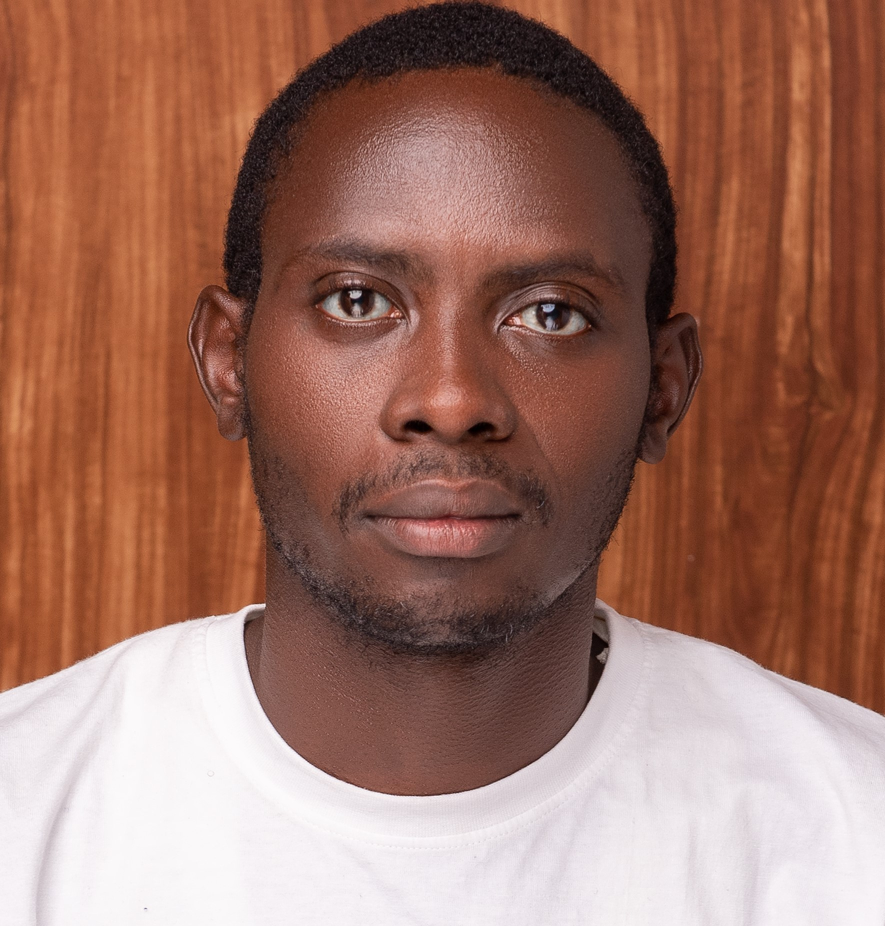
#> input picture scientific_programming_with_python/numpy/pass1.jpg, 1770 x 1852 px (shown at 1/2 size)
$ jupyter execute --allow-errors practice.ipynb   (shell and % lines are left out)
#> lines starting #> are read from the running program, lines starting #| are printed output that depends on the picture; after the words box and inside, x2 and y2 are one past the last pixel; in counts of white or black regions, pixels touching at a corner belong together
[cell 1]
import numpy as np
nums = np.array([[2, 3], [4, 4]])
row = nums.reshape((1, 4))
row

[cell 2]
col = nums.reshape((4, 1))
col

[cell 3]
arr = np.arange(0, 9)
arr

[cell 4]
arr.reshape((1, 9))

[cell 5]
arr.reshape(9, 1)

[cell 6]
arr[:, np.newaxis]

[cell 7]
arr[np.newaxis, :]

[cell 8]
def get_row(two_dim):
    return [row for row in two_dim]
def get_col(two_dim):
    return [col for col in two_dim.T]
a = np.array([[5, 0, 3, 3],
 [7, 9, 3, 5],
 [2, 4, 7, 6],
 [8, 8, 1, 6]])

[cell 9]
np.array([2, 3, 5]) # One dim

[cell 10]
np.array([[2, 43], [6, 8]]) # two dim

[cell 11]
np.array([[[2, 3], [3, 5]]])

[cell 12]
#helper functions
np.zeros((2, 3), dtype='int')

[cell 13]
np.ones((2, 3), dtype='int')

[cell 14]
np.full((2, 3), fill_value=8)

[cell 15]
np.empty((2, 3))

[cell 16]
np.arange(0, 10, 2)

[cell 17]
np.arange(1, 10, 2)

[cell 18]
np.linspace(1, np.pi, 10, endpoint=False)

[cell 19]
np.random.random((2, 3))

[cell 20]
np.random.normal(0, 1, (2, 3))

[cell 21]
np.random.normal(2, 4, (3, 3))

[cell 22]
np.random.randint(1, 5, (3, 4))

[cell 23]
np.random.seed(0)
print(np.random.randint(0, 100, 10))
print(np.random.normal(0, 1, 10))

[cell 24]
new_generator = np.random.RandomState(seed=123)  # RandomState is a class, so we give the seed to its constructor
new_generator.randint(0, 100, 10)

[cell 25]
def info(name, a):
    print(f"{name} has dim {a.ndim}, shape {a.shape}, size {a.size}, and dtype {a.dtype}:")
    print(a)

[cell 26]
b=np.array([[1,2,3], [4,5,6]])
info("b", b)

[cell 27]
a=np.arange(9)
anew=a.reshape(3,3)
info("anew", anew)
info("a", a)

[cell 28]
a = np.arange(0, 4)
row = a.reshape((1, 4))
col = a.reshape((4, 1))

[cell 29]
info('a', a)

[cell 30]
info('row', row)

[cell 31]
info('col', col)

[cell 32]
info('col', a[:, np.newaxis])

[cell 33]
info('row', a[np.newaxis, :])

[cell 34]
ab = np.arange(0, 4)
ab

[cell 35]
bc = np.array([0, 67, 3])

[cell 36]
np.concatenate((ab, bc))

[cell 37]
w = np.arange(1, 10).reshape(3, 3)
w

[cell 38]
v = np.array([[3, 5, 8], [2, 4, 9]])

[cell 39]
np.concatenate((w, v))

[cell 40]
t = np.arange(1, 13).reshape(2, 2, 3)
t

[cell 41]
e = np.arange(1, 7).reshape(1, 2, 3)
np.concatenate((e, t))

[cell 42]
x = np.arange(1, 10).reshape(3, 3)
y = np.array([[2, 5, 4], [4, 6, 8], [0, 8, 1], [4, 6, 9], [7, 4, 6]])

[cell 43]
np.concatenate((x, y))

[cell 44]
s = np.arange(0, 5).reshape((1, 5))
c = s.reshape((5, 1))
c

[cell 45]
np.concatenate((c, y), axis=1)

###  stack

[cell 46]
a = np.arange(0, 4)
a

[cell 47]
b = np.arange(1, 5)
b

[cell 48]
np.stack((a, b))

[cell 49]
np.concatenate((a, b))

[cell 50]
np.stack((a, b), axis= 1)

[cell 51]
d = np.arange(0, 12).reshape((2, 6))
d

[cell 52]
np.split(d, 2, axis=1)

[cell 53]
np.split(d, 2)

[cell 54]
def get_row_vectors(array):
    _, m = np.array(array).shape
    return [np.array(row).reshape(1, m) for row in array]
a = [[5, 0, 3],
  [3, 7, 9]]
print(get_row_vectors(a))
def get_column_vector(array):
    n, _ = np.array(array).shape
    return[np.array(col).reshape(n, 1) for col in np.array(array).T]
get_column_vector(a)

[cell 55]
import numpy as np

def diamond(n):
    # Create the first half of the diamond using np.eye and concatenate
    upper = np.eye(n, dtype=int)
    lower = np.flipud(upper)

    # Combine to form the full diamond shape
    diamond_array = np.concatenate((upper, lower[1:]), axis=0)
    diamond_array = np.concatenate((diamond_array, np.fliplr(diamond_array[:, :-1])), axis=1)

    return diamond_array

# Test the function
print(diamond(3))
print(diamond(1))

[cell 56]
n = 3
a = np.eye(n)
a

[cell 57]
np.flipud(a)

[cell 58]
np.random.seed(0)
a=np.random.randint(-100, 100, (4,5))
print(a)
print(f"Minimum: {a.min()}, maximum: {a.max()}")
print(f"Sum: {a.sum()}")
print(f"Mean: {a.mean()}, standard deviation: {a.std()}")

[cell 59]
np.random.seed(9)
b=np.random.randint(0, 10, (3,4))
print(b)
print("Column sums:", b.sum(axis=0))
print("Row sums:", b.sum(axis=1))

[cell 60]
a=np.arange(1000)
np.sum(a)

[cell 61]
import numpy as np

def vector_lengths(vectors):
    """
    Calculate the Euclidean norm (length) of each vector in a 2D array.

    Parameters:
    vectors (numpy.ndarray): A 2D array of shape (n, m) where each row is a vector.

    Returns:
    numpy.ndarray: A 1D array of shape (n,) containing the length of each vector.
    """
    # Calculate the square of each element in the array
    squared_elements = np.square(vectors)

    # Sum the squared elements along each row (axis=1)
    sum_of_squares = np.sum(squared_elements, axis=1)

    # Calculate the square root of the sum of squares
    lengths = np.sqrt(sum_of_squares)

    return lengths

def main():
    # Test the function
    vectors = np.array([[1, 2, 3], [4, 5, 6], [7, 8, 9]])
    print(vector_lengths(vectors))

if __name__ == "__main__":
    main()

[cell 62]
import numpy as np

def vector_angles(X, Y):
    """
    Calculate the angles between corresponding vectors in two arrays.

    Parameters:
    X (numpy.ndarray): A 2D array of shape (n, m) where each row is a vector.
    Y (numpy.ndarray): A 2D array of shape (n, m) where each row is a vector.

    Returns:
    numpy.ndarray: A 1D array of shape (n,) containing the angles between vectors in degrees.
    """
    # Calculate the inner product of corresponding vectors
    inner_products = np.sum(X * Y, axis=1)

    # Calculate the norms of vectors in X and Y
    norms_X = np.sqrt(np.sum(np.square(X), axis=1))
    norms_Y = np.sqrt(np.sum(np.square(Y), axis=1))

    # Calculate the cosine of the angles
    cos_angles = inner_products / (norms_X * norms_Y)

    # Clip the cosine values to the range [-1.0, 1.0] to avoid errors
    cos_angles = np.clip(cos_angles, -1.0, 1.0)

    # Calculate the angles in radians using arccos
    angles_radians = np.arccos(cos_angles)

    # Convert the angles from radians to degrees
    angles_degrees = np.degrees(angles_radians)

    return angles_degrees

def main():
    # Test the function
    X = np.array([[1, 2, 3], [4, 5, 6], [7, 8, 9]])
    Y = np.array([[9, 8, 7], [6, 5, 4], [3, 2, 1]])
    print(vector_angles(X, Y))

if __name__ == "__main__":
    main()

[cell 63]
np.arange(3) + np.array([4])

[cell 64]
np.arange(3) + 4

[cell 65]
a=np.full((3,3), 5)
b=np.arange(3)
print("a:", a, sep="\n")
print("b:", b)
print("a+b:", a+b, sep="\n")

### comparison and masking

[cell 66]
import numpy as np
a = np.array([5, 8, 4])
b = np.arange(2, 5)
print(a, b)

[cell 67]
c = a > b
c

[cell 68]
np.any(c)

[cell 69]
np.all(c)

[cell 70]
np.sum(c)

[cell 71]
import pandas as pd
#> (the rest of this cell did not finish here and is left out)

[cell 72]
print('sum less than zero ', np.sum(b < 0))
print('sum greater or equal to zero ', np.sum(b >= 0))
#> (the rest of this cell did not finish here and is left out)

[cell 73]
print('sum of greater than zero and less than ten: ', np.sum((b > 0) & (b < 10)))

[cell 74]
cb = b > 0
print(b[cb][:10])

[cell 75]
true = b > 0
b[~true] = 0
b

[cell 76]
def column_comparison(arr):
    # Compare the values in the second column (index 1) with the values in the second last column (index -2)
    result = arr[arr[:, 1] > arr[:, -2]]
    return result
array = np.array([[8, 9, 3, 8, 8],
                      [0, 5, 3, 9, 9],
                      [5, 7, 6, 0, 4],
                      [7, 8, 1, 6, 2],
                      [2, 1, 3, 5, 8]])
column_comparison(array)

[cell 77]
np.random.seed(0)
a=np.random.randint(0, 20,20)
a2=np.array([a[2], a[5], a[7]])
print(a)
print(a2)

[cell 78]
idx=[2,5,7]           # List of indices
print(a[idx])         # In fancy indexing in place of a single index, we can provide a list of indices
print(a[[2,5,7]])     # Or directly

[cell 79]
x = np.arange(0, 9)
x

[cell 80]
idx = [0, 3, 5]
x[idx]

[cell 81]
idxx = [5, 7, 2]
x[idxx] = 0
x

[cell 82]
y = np.arange(16).reshape((4, 4))
y

[cell 83]
row_idx = [1, 3]
col_idx = [0, 2]
print(y[row_idx])
print(y[col_idx])

[cell 84]
# second row: fourth element
# first row: third element
y[row_idx, col_idx]

[cell 85]
z = np.arange(1, 17).reshape((4, 4))
z

[cell 86]
row2=np.array([[0, 0], [2,2]])
col2=np.array([[1,3], [1,3]])

[cell 87]
z[row2, col2]

[cell 88]
z[:, [0, 1]]

[cell 89]
a = np.array([90, 0, 6])
print(a)
np.sort(a)

[cell 90]
np.random.seed(45)
a = np.random.randint(0, 16, (4, 4))
a

[cell 91]
b = np.sort(a, axis=0)
b

[cell 92]
c = np.sort(b, axis=1)
c

[cell 93]
a=np.array([23,12,47,35,59])
print("Array a:", a)
idx = np.argsort(a)
print("Indices:", idx)

[cell 94]
import numpy as np
np.random.seed(0)
a=np.random.randint(0,10, (3,2))
b=np.random.randint(0,10, (2,4))
print(a)
print(b)

[cell 95]
def info(name, a):
    print(f"{name} has dim {a.ndim}, shape {a.shape}, size {a.size}, and dtype {a.dtype}:")
    print(a)

[cell 96]
c=np.matmul(a,b)
info("c", c)

[cell 97]
a@b

[cell 98]
s=np.array([[1, 6, 7],
 [7, 8, 1],
 [5, 9, 8]])
print("Original matrix:", s, sep="\n")
s_inv = np.linalg.inv(s)
print("Inverted matrix:", s_inv, sep="\n")
print("Matrix product:", s @ s_inv, sep="\n")                            # This should be pretty close to the identity matrix np.eye(3)
print("Matrix product the other way:", s_inv @ s, sep="\n")

[cell 99]
import matplotlib.pyplot as plt
import numpy as np

[cell 100]
painting = plt.imread('pass1.jpg')
#> painting is the input picture: shape (1852, 1770, 3); mean R, G, B 157.8, 113.6, 99.3
print(painting.shape)
#| (1852, 1770, 3)
# [4 lines of commented-out code are left out]
print(f'last row: f{painting[1851, [3, 78]]}')
#| last row: f[[246 241 245]
#|  [212 201 207]]
print(f'The image consist of {painting.shape[0] * painting.shape[1]} pixels')
#| The image consist of 3278040 pixels
plt.imshow(painting);

[cell 101]
plt.imshow(painting[:, ::-1])
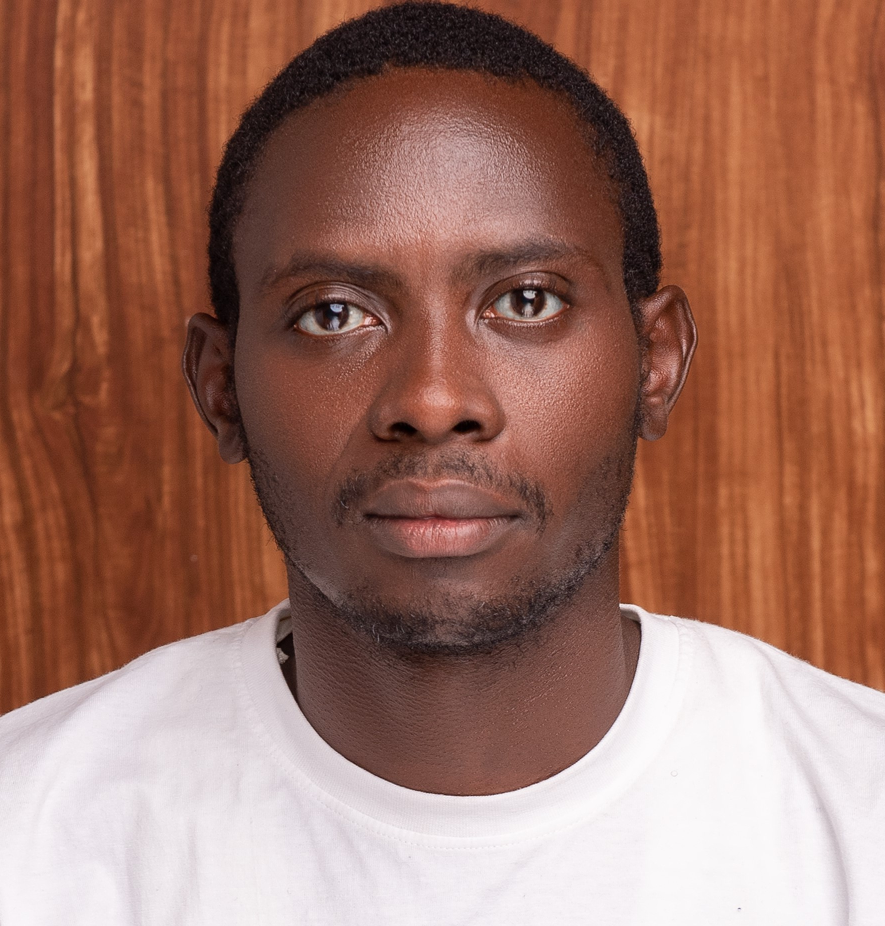
#> shown: shape (1852, 1770, 3) (shown at 1/2 size); mean R, G, B 157.8, 113.6, 99.3

[cell 102]
painting1 = painting.copy()
painting1[0:40, :, :] = 0.6
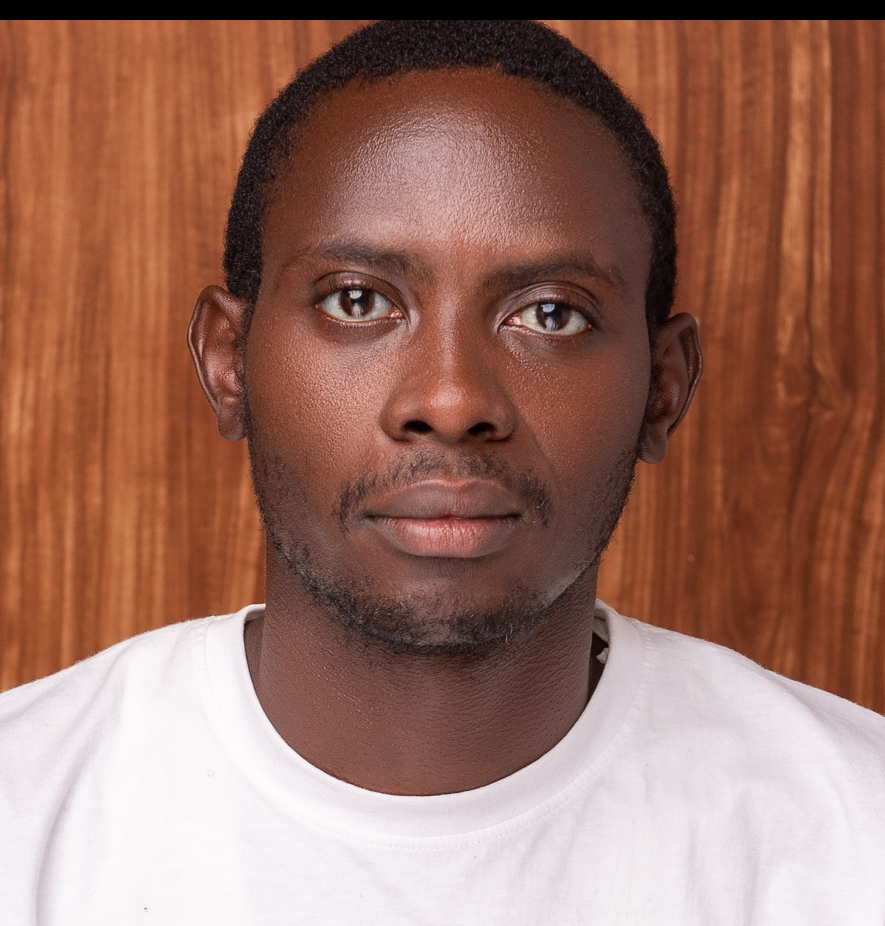
#> painting1: shape (1852, 1770, 3) (shown at 1/2 size); 2.16% of pixels changed, all inside (x1, y1, x2, y2) = (0, 0, 1770, 40)
plt.imshow(painting1)

[cell 103]
def fadex(image):
    _, width = image.shape[:2]
#> width = 1770
    m = np.linspace(0, 1, width).reshape(1, width, 1)
#> m = 1770 values from 0 to 1
    result = image * m
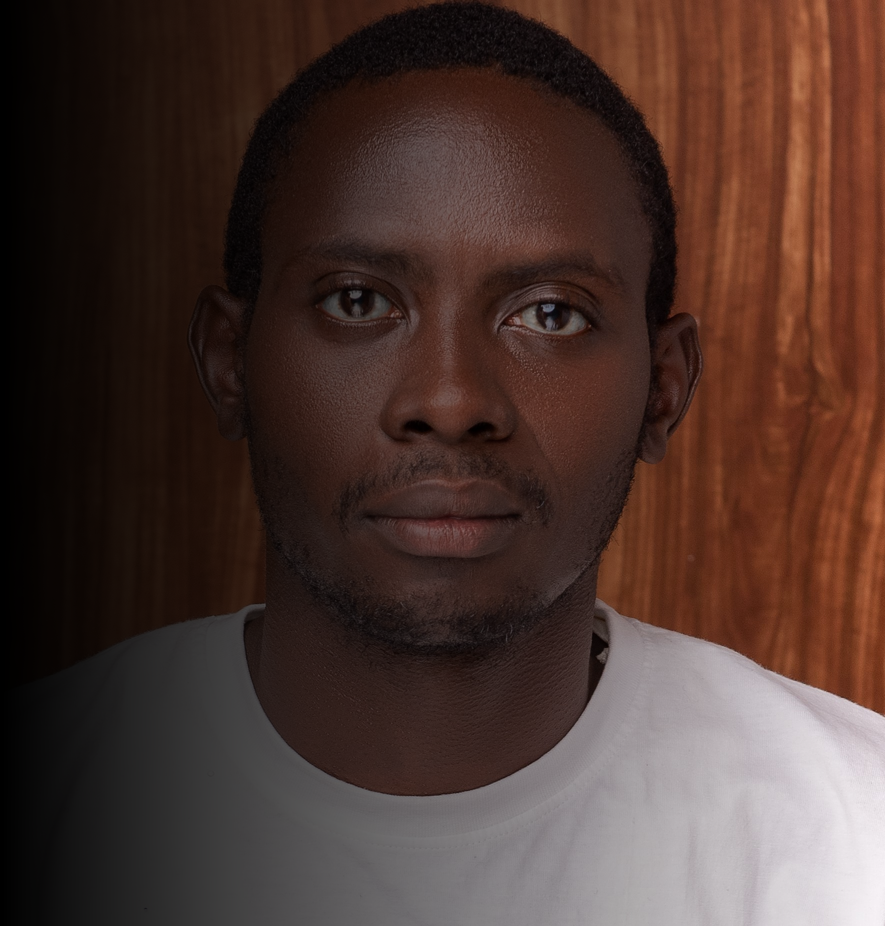
#> result: shape (1852, 1770, 3) float64 (shown at 1/2 size); mean R, G, B 75.3, 54, 47.7
    return result

[cell 104]
modified=fadex(painting)
print(modified.shape)
#| (1852, 1770, 3)
plt.imshow(modified);
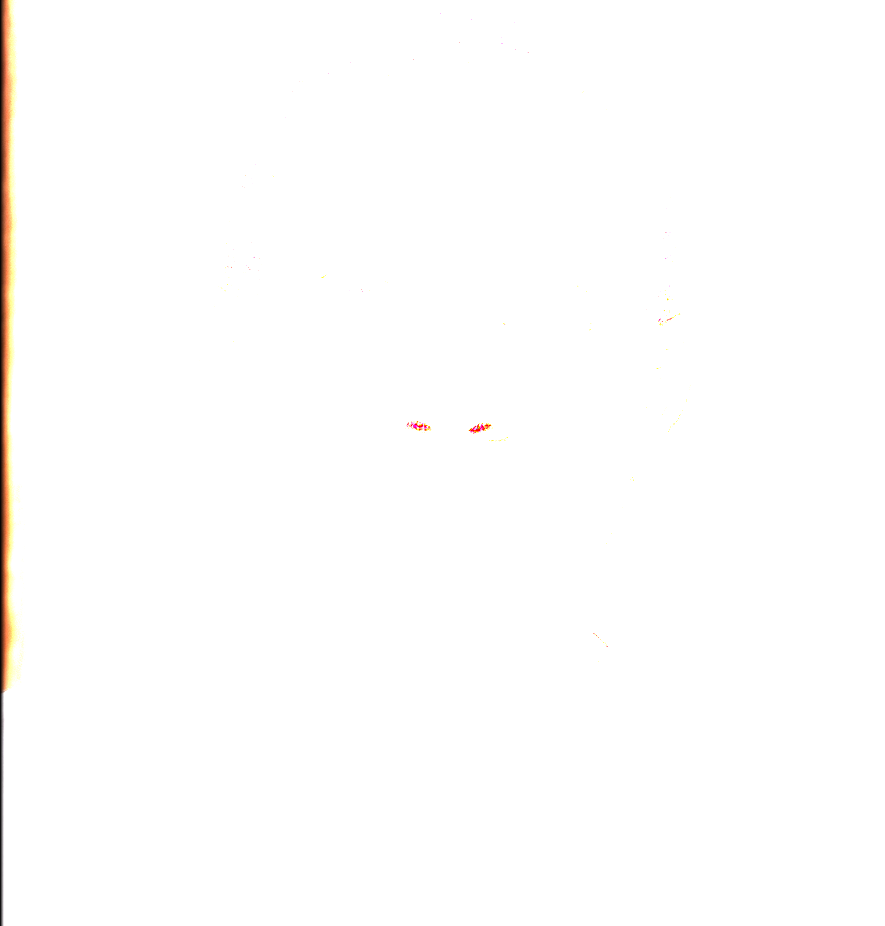
#> shown: shape (1852, 1770, 3) float64 (shown at 1/2 size); mean R, G, B 0.997, 0.994, 0.992

[cell 105]
n=5
l=256
im = np.zeros((l,l))
np.random.seed(0)
points = np.random.randint(0, l, (2, n**2))  # sample n*n pixels from the array im
im[points[0], points[1]] = 1
plt.imshow(im);
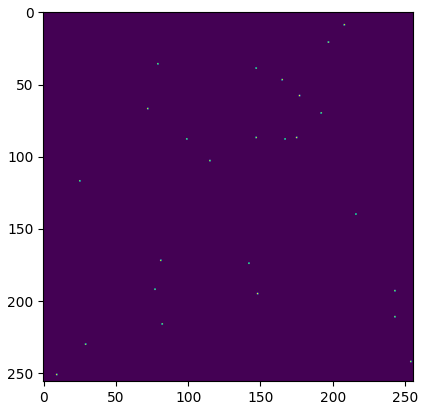
#> figure drawn by matplotlib, 1 panel

[cell 106]
from scipy import ndimage
im2 = ndimage.gaussian_filter(im, sigma=l/(8.*n))  # blur the image a bit
plt.imshow(im2);
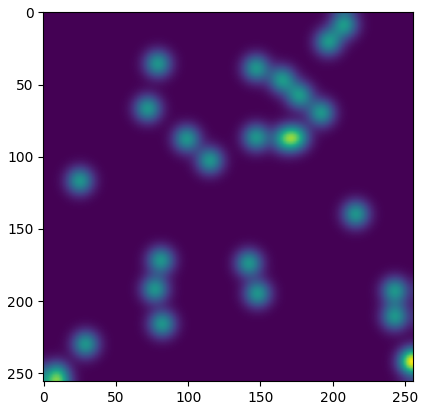
#> figure drawn by matplotlib, 1 panel
